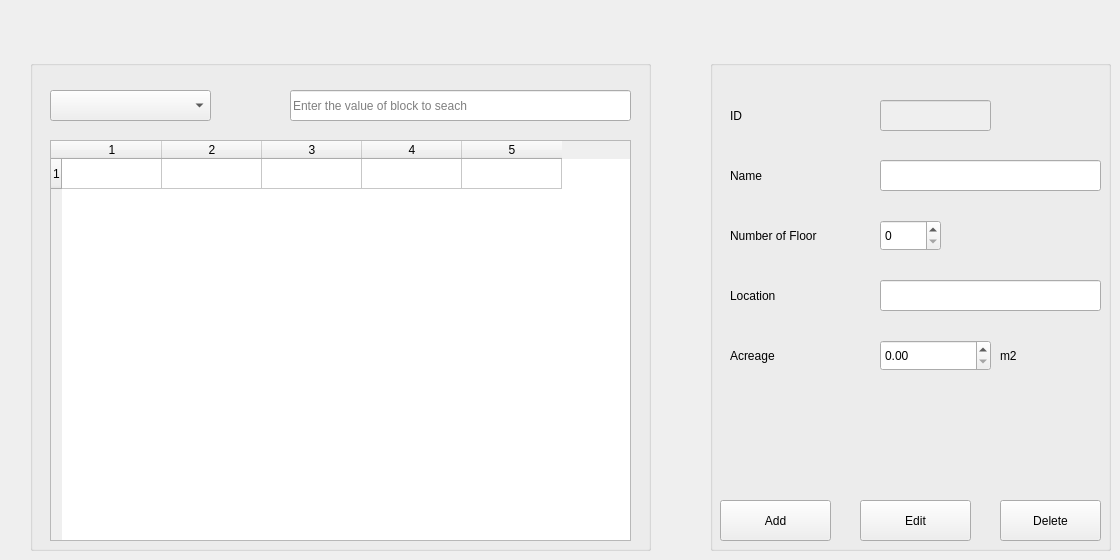
         <widget class="QWidget" name="tab_40">
          <attribute name="title">
           <string>Tab 1</string>
          </attribute>
          <widget class="QGroupBox" name="groupBox_block_edit">
           <property name="geometry">
            <rect>
             <x>710</x>
             <y>60</y>
             <width>401</width>
             <height>491</height>
            </rect>
           </property>
           <property name="title">
            <string/>
           </property>
           <widget class="QLabel" name="label_163">
            <property name="geometry">
             <rect>
              <x>20</x>
              <y>40</y>
              <width>81</width>
              <height>31</height>
             </rect>
            </property>
            <property name="text">
             <string>ID</string>
            </property>
           </widget>
           <widget class="QLineEdit" name="lineEdit_id_block">
            <property name="enabled">
             <bool>false</bool>
            </property>
            <property name="geometry">
             <rect>
              <x>170</x>
              <y>40</y>
              <width>111</width>
              <height>31</height>
             </rect>
            </property>
           </widget>
           <widget class="QLabel" name="label_164">
            <property name="geometry">
             <rect>
              <x>20</x>
              <y>100</y>
              <width>81</width>
              <height>31</height>
             </rect>
            </property>
            <property name="text">
             <string>Name</string>
            </property>
           </widget>
           <widget class="QLabel" name="label_165">
            <property name="geometry">
             <rect>
              <x>20</x>
              <y>160</y>
              <width>131</width>
              <height>31</height>
             </rect>
            </property>
            <property name="text">
             <string>Number of Floor</string>
            </property>
           </widget>
           <widget class="QLabel" name="label_166">
            <property name="geometry">
             <rect>
              <x>20</x>
              <y>220</y>
              <width>131</width>
              <height>31</height>
             </rect>
            </property>
            <property name="text">
             <string>Location</string>
            </property>
           </widget>
           <widget class="QLabel" name="label_167">
            <property name="geometry">
             <rect>
              <x>20</x>
              <y>280</y>
              <width>131</width>
              <height>31</height>
             </rect>
            </property>
            <property name="text">
             <string>Acreage</string>
            </property>
           </widget>
           <widget class="QLineEdit" name="lineEdit_name_block">
            <property name="geometry">
             <rect>
              <x>170</x>
              <y>100</y>
              <width>221</width>
              <height>31</height>
             </rect>
            </property>
           </widget>
           <widget class="QLineEdit" name="lineEdit_location_block">
            <property name="geometry">
             <rect>
              <x>170</x>
              <y>220</y>
              <width>221</width>
              <height>31</height>
             </rect>
            </property>
           </widget>
           <widget class="QSpinBox" name="spinBox_numOfFloor_block">
            <property name="geometry">
             <rect>
              <x>170</x>
              <y>160</y>
              <width>61</width>
              <height>31</height>
             </rect>
            </property>
           </widget>
           <widget class="QDoubleSpinBox" name="doubleSpinBox_acreage_block">
            <property name="geometry">
             <rect>
              <x>170</x>
              <y>280</y>
              <width>111</width>
              <height>31</height>
             </rect>
            </property>
            <property name="maximum">
             <double>100000.000000000000000</double>
            </property>
           </widget>
           <widget class="QLabel" name="label_168">
            <property name="geometry">
             <rect>
              <x>290</x>
              <y>280</y>
              <width>81</width>
              <height>31</height>
             </rect>
            </property>
            <property name="text">
             <string>m2</string>
            </property>
           </widget>
           <widget class="QPushButton" name="pushButton_add_block">
            <property name="geometry">
             <rect>
              <x>10</x>
              <y>440</y>
              <width>111</width>
              <height>41</height>
             </rect>
            </property>
            <property name="text">
             <string>Add</string>
            </property>
           </widget>
           <widget class="QPushButton" name="pushButton_edit_block">
            <property name="geometry">
             <rect>
              <x>150</x>
              <y>440</y>
              <width>111</width>
              <height>41</height>
             </rect>
            </property>
            <property name="text">
             <string>Edit</string>
            </property>
           </widget>
           <widget class="QPushButton" name="pushButton_delete_block">
            <property name="geometry">
             <rect>
              <x>290</x>
              <y>440</y>
              <width>101</width>
              <height>41</height>
             </rect>
            </property>
            <property name="text">
             <string>Delete</string>
            </property>
           </widget>
          </widget>
          <widget class="QGroupBox" name="groupBox_table_block">
           <property name="geometry">
            <rect>
             <x>30</x>
             <y>60</y>
             <width>621</width>
             <height>491</height>
            </rect>
           </property>
           <property name="title">
            <string/>
           </property>
           <widget class="QComboBox" name="comboBox_search_block">
            <property name="geometry">
             <rect>
              <x>20</x>
              <y>30</y>
              <width>161</width>
              <height>31</height>
             </rect>
            </property>
           </widget>
           <widget class="QLineEdit" name="lineEdit_search_block">
            <property name="geometry">
             <rect>
              <x>260</x>
              <y>30</y>
              <width>341</width>
              <height>31</height>
             </rect>
            </property>
            <property name="placeholderText">
             <string>Enter the value of block to seach</string>
            </property>
           </widget>
           <widget class="QTableWidget" name="tableWidget_block">
            <property name="geometry">
             <rect>
              <x>20</x>
              <y>80</y>
              <width>581</width>
              <height>401</height>
             </rect>
            </property>
            <property name="rowCount">
             <number>1</number>
            </property>
            <property name="columnCount">
             <number>5</number>
            </property>
            <row/>
            <column/>
            <column/>
            <column/>
            <column/>
            <column/>
           </widget>
          </widget>
         </widget>
